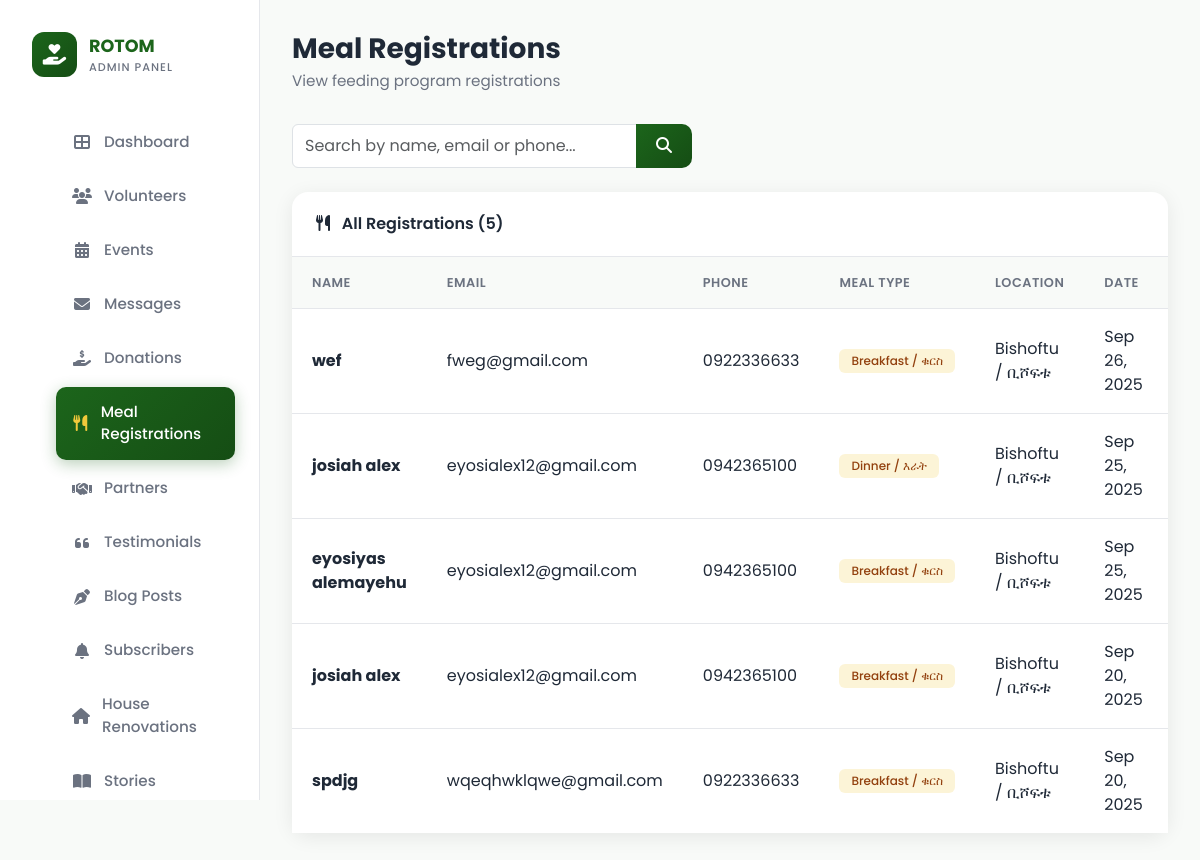
Page /dashboard/manage-registrations/ (signed in) on the committed database.
### rotom/models.py (models this page shows, shortened)
class FeedingRegistration(models.Model):
    MEAL_TYPE_CHOICES = [
        ('breakfast', 'Breakfast / ቁርስ'),
        ('lunch', 'Lunch / ምሳ'),
        ('dinner', 'Dinner / እራት'),
    ]
    LOCATION_CHOICES = [
        ('addis_ababa', 'Addis Ababa / አዲስ አበባ'),
        ('bishoftu', 'Bishoftu / ቢሾፍቱ'),
        ('adama', 'Adama / አዳማ'),
        ('mojo', 'Mojo / ሞጆ'),
    ]
    full_name = models.CharField(max_length=100)
    email = models.EmailField()
    phone = models.CharField(max_length=20)
    meal_type = models.CharField(max_length=20, choices=MEAL_TYPE_CHOICES)
    location = models.CharField(max_length=20, choices=LOCATION_CHOICES)
    preferred_date = models.DateField()
    notes = models.TextField(blank=True)
    created_at = models.DateTimeField(auto_now_add=True)

### dashboard/views.py (the view)
# urls.py: path('manage-registrations/', views.manage_registrations, name='manage_registrations'),
@staff_member_required(login_url='dashboard:login')
def manage_registrations(request):
    search = request.GET.get('search', '')
    registrations = FeedingRegistration.objects.all().order_by('-created_at')
    if search:
        registrations = registrations.filter(
            models.Q(full_name__icontains=search) |
            models.Q(email__icontains=search) |
            models.Q(phone__icontains=search)
        )
    paginator = Paginator(registrations, 10)
    registrations_paginated = paginator.get_page(request.GET.get('page'))
    return render(request, 'dashboard/manage_registrations.html', {
        'registrations': registrations_paginated,
        'search': search,
    })

### rotom/context_processors.py (called while the page is built)
def navbar_pattern(request):
    try:
        active_pattern = NavbarPattern.objects.filter(is_active=True).first()
    except Exception:
        active_pattern = None
    try:
        navbar_content = {obj.key: obj.value for obj in SiteContent.objects.filter(page='navbar')}
    except Exception:
        navbar_content = {}
    return {
        'navbar_pattern': active_pattern,
        'navbar_content': navbar_content,
    }

### dashboard/templates/dashboard/manage_registrations.html (shortened to what this page needs)
{% extends 'dashboard/base_admin.html' %}
{% block content %}
<div class="page-header">
    <h1 class="page-title">Meal Registrations</h1>
    <p class="page-subtitle">View feeding program registrations</p>
</div>
<form method="get" class="mb-4">
    <div class="input-group" style="max-width: 400px;">
        <input type="text" name="search" class="form-control" placeholder="Search by name, email or phone..." value="{{ search }}">
        <button class="btn btn-primary" type="submit"><i class="fas fa-search"></i></button>
    </div>
</form>
<div class="card">
    <div class="card-header d-flex justify-content-between align-items-center">
        <span><i class="fas fa-utensils me-2"></i>
            {% if search %}Results for "{{ search }}"{% else %}All Registrations{% endif %}
            ({{ registrations.paginator.count }})
        </span>
    </div>
    <div class="card-body p-0">
        {% if registrations %}
        <div class="table-responsive">
            <table class="table">
                <thead>
                    <tr>
                        <th>Name</th>
                        <th>Email</th>
                        <th>Phone</th>
                        <th>Meal Type</th>
                        <th>Location</th>
                        <th>Date</th>
                        <th>Actions</th>
                    </tr>
                </thead>
                <tbody>
                    {% for reg in registrations %}
                    <tr>
                        <td><strong>{{ reg.full_name }}</strong></td>
                        <td>{{ reg.email }}</td>
                        <td>{{ reg.phone }}</td>
                        <td><span class="badge badge-warning">{{ reg.get_meal_type_display }}</span></td>
                        <td>{{ reg.get_location_display }}</td>
                        <td>{{ reg.preferred_date|date:"M d, Y" }}</td>
                        <td>
                        </td>
                    </tr>
                    {% endfor %}
                </tbody>
            </table>
        </div>
        {% else %}
        <div class="empty-state">
            <i class="fas fa-utensils"></i>
            <p>No meal registrations{% if search %} matching "{{ search }}"{% endif %}</p>
        </div>
        {% endif %}
    </div>
</div>
{% endblock %}

### rows in the picture
FeedingRegistration: full_name "wef", email "fweg@gmail.com", phone "0922336633", meal_type "Breakfast / ቁርስ", location "Bishoftu / ቢሾፍቱ", preferred_date "Sep 26, 2025"
FeedingRegistration: full_name "josiah alex", email "eyosialex12@gmail.com", phone "0942365100", meal_type "Dinner / እራት", location "Bishoftu / ቢሾፍቱ", preferred_date "Sep 25, 2025"
FeedingRegistration: full_name "eyosiyas alemayehu", email "eyosialex12@gmail.com", phone "0942365100", meal_type "Breakfast / ቁርስ", location "Bishoftu / ቢሾፍቱ", preferred_date "Sep 25, 2025"
FeedingRegistration: full_name "josiah alex", email "eyosialex12@gmail.com", phone "0942365100", meal_type "Breakfast / ቁርስ", location "Bishoftu / ቢሾፍቱ", preferred_date "Sep 20, 2025"
FeedingRegistration: full_name "spdjg", email "wqeqhwklqwe@gmail.com", phone "0922336633", meal_type "Breakfast / ቁርስ", location "Bishoftu / ቢሾፍቱ", preferred_date "Sep 20, 2025"

### other values in the picture
{{ registrations.paginator.count }} "5"
